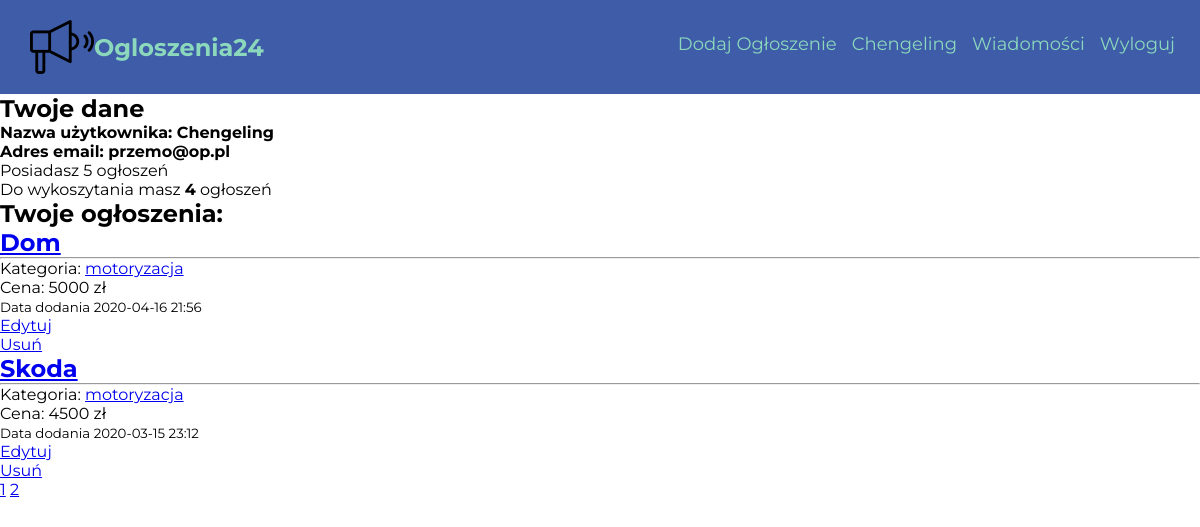
Screenshot of /moje-konto/?page=2 (signed in) with the database file from the repository.
### Ogloszenia24/models.py (models this page shows, shortened)
class User(db.Model, UserMixin):
    id = db.Column(db.Integer, primary_key = True)
    username = db.Column(db.String(20), unique=True, nullable=False)
    password = db.Column(db.String(30), nullable=False)
    email = db.Column(db.String(100), nullable=False, unique=True)
    adverts = db.relationship('Advert', backref='autor', lazy=True)
    messages_sent = db.relationship('Message',foreign_keys='Message.sender_id', backref='author', lazy='dynamic')
    messages_received = db.relationship('Message',foreign_keys='Message.recipient_id', backref='recipient', lazy='dynamic')
    telephone = db.Column(db.String(15))

class Advert(db.Model):
    __searchable__ = ['title']
    id = db.Column(db.Integer, primary_key=True)
    date = db.Column(db.DateTime, nullable=False, default = datetime.utcnow)
    title = db.Column(db.String(100), nullable=False)
    content = db.Column(db.Text, nullable = False)
    user_id = db.Column(db.Integer, db.ForeignKey('user.id'), nullable=False)
    category = db.Column(db.String(50), nullable=False)
    price = db.Column(db.Integer)
    city = db.Column(db.String(), nullable=False)

### Ogloszenia24/views.py (the view)
@app.route("/moje-konto/", methods=['GET', 'POST'])
@login_required
def account():
    user = current_user
    number_of_ads = Advert.query.filter_by(user_id = user.id).count()
    page = request.args.get("page", default = 1, type=int)
    ads = Advert.query.filter_by(user_id = user.id).order_by(Advert.date.desc()).paginate(per_page=3)
    return render_template('user.html', user=user, ads = ads,messages = messages, number_of_ads=number_of_ads, title="Konto użytkownika {}".format(user.username.capitalize()))

### Ogloszenia24/models.py (called while the page is built)
@login_manager.user_loader
def load_user(id):
    return User.query.get(int(id))

### Ogloszenia24/templates/user.html
{% extends 'layout.html' %}
{% block content %}
<div class="user-info">
  <h2>Twoje dane</h2>
  <h4>Nazwa użytkownika: {{ user.username }}</h4>
  <h4>Adres email: {{ user.email }}</h4>
  <p>Posiadasz {{ number_of_ads }} ogłoszeń</p>
  <p>Do wykoszytania masz <strong>{{ 9 - number_of_ads }}</strong> ogłoszeń</p>
  <h2>Twoje ogłoszenia: </h2>
  <div class="user-ads">
    {% for ad in ads.items %}
    <div class="user-ad">
      <h2><a href="{{ url_for('show_advert', advert_id=ad.id) }}"> {{ ad.title }}</a></h2>
      <hr>
      <p>Kategoria: <a href="{{ url_for('search_results', category=ad.category) }}"> {{ ad.category }} </a></p>
      <p>Cena: {{ ad.price }} zł</p>
      <small> Data dodania {{ ad.date.strftime('%Y-%m-%d %H:%M') }}</small>
      <div class="edit">
        <div class="edit-ad"><a href="{{ url_for('update_advert', advert_id=ad.id) }}">Edytuj</a></div>
        <div class="delete-ad"><a href="{{ url_for('delete_advert', advert_id=ad.id) }}">Usuń</a></div>
      </div>
    </div>
    {% endfor %}
  </div>
  <div class="pages">
  {% for page_num in ads.iter_pages() %}
      {% if page_num %}
        <a href="{{ url_for('account', page=page_num) }}">{{ page_num }}</a>
      {% else %}
        ...
      {% endif %}
  {% endfor %}
  </div>
</div>
{% endblock %}

### Ogloszenia24/templates/layout.html (shortened to what this page needs)
<!DOCTYPE html>
<html lang="en">
<head>
  <link rel="stylesheet" type="text/css" href="{{ url_for('static', filename='style.css')}}"/>
  <link rel="stylesheet" type="text/css" href="{{ url_for('static', filename='home.css')}}"/>
</head>
<body>
    <nav class="nav">
      <div class="nav__logo">
        <a href="{{ url_for('home')}}">
          <img class="nav__logo-image" src="/static/megaphone.png">
        </a>
        <h2 class="nav__logo-text">Ogloszenia24</h2>
      </div>
        <ul class="nav__list">
          {% if current_user.is_authenticated %}
                <li class="nav__list-item"><a class="nav__list-item-anchor" href="{{ url_for('add_advert')}}">Dodaj Ogłoszenie</a></li>
                <li class="nav__list-item"><a class="nav__list-item-anchor" href="{{ url_for('account') }}">{{ current_user.username }}</a></li>
                <li class="nav__list-item"><a class="nav__list-item-anchor" href="{{ url_for('messages')}}">Wiadomości</a></li>
                <li class="nav__list-item"><a class="nav__list-item-anchor" href="{{ url_for('logout')}}">Wyloguj</a></li>
              {% else %}
                <li class="nav__list-item"><a class="nav__list-item-anchor" href="{{ url_for('login')}}">Logowanie</a></li>
                <li class="nav__list-item"><a class="nav__list-item-anchor" href="{{ url_for('register')}}">Rejestracja</a></li>
              {% endif %}
        </ul>
    </nav>
  <main class="container">
    {% block content %}
    {% endblock %}
  </main>
</body>
</html>

### Ogloszenia24/static/style.css (style rules this page uses)
* { margin: 0; padding: 0; box-sizing: border-box; font-family: 'Montserrat', sans-serif; }
:root { --primary-color: #3e5ca8; --secondary-color: #8BD8BD; --orange-color: rgb(255, 113, 18); }

### Ogloszenia24/static/home.css (style rules this page uses)
.nav { display: flex; justify-content: space-between; align-items: center; background-color: #fffdf7; width: 100%; max-width: 100vw; background: var(--primary-color); padding: 15px 10px; overflow: hidden; }
.nav__logo { display: flex; align-items: center; margin-left: 20px; }
.nav__logo-image { display: block; height: 64px; width: 64px; }
.nav__logo-text { color: var(--secondary-color); }
.nav__list { display: flex; list-style: none; transition: 0.5s; }
.nav__list-item { margin-right: 15px; position: relative; }
.nav__list-item-anchor { text-decoration: none; color: var(--secondary-color); position: relative; font-size: 18px; }
.nav__list-item-anchor::after { content: ""; width: 0; margin: 0 auto; height: 3px; display: block; background-color: rgb(255, 113, 18); transition: 0.4s ease-out; margin-top: 4px; }

### rows the page displays
User: username "Chengeling", email "przemo@op.pl"
Advert: title "Dom", category "motoryzacja", price "5000", date "2020-04-16 21:56"
Advert: title "Skoda", category "motoryzacja", price "4500", date "2020-03-15 23:12"

### other values shown
{{ number_of_ads }} "5"
{{ 9 - number_of_ads }} "4"
{{ page_num }} "1" "2"
